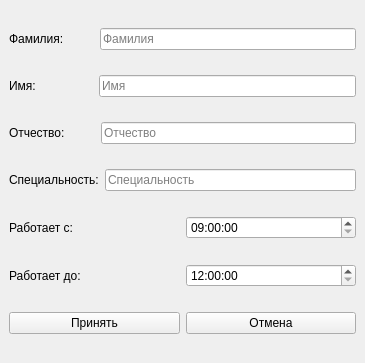
<?xml version="1.0" encoding="UTF-8"?>
<ui version="4.0">
 <class>DocsEditor</class>
 <widget class="QMainWindow" name="DocsEditor">
  <property name="geometry">
   <rect>
    <x>0</x>
    <y>0</y>
    <width>365</width>
    <height>363</height>
   </rect>
  </property>
  <property name="windowTitle">
   <string>Врач</string>
  </property>
  <widget class="QWidget" name="centralwidget">
   <layout class="QVBoxLayout" name="verticalLayout">
    <item>
     <layout class="QHBoxLayout" name="horizontalLayout">
      <item>
       <widget class="QLabel" name="label">
        <property name="text">
         <string>Фамилия:         </string>
        </property>
       </widget>
      </item>
      <item>
       <widget class="QLineEdit" name="surname">
        <property name="placeholderText">
         <string>Фамилия</string>
        </property>
       </widget>
      </item>
     </layout>
    </item>
    <item>
     <layout class="QHBoxLayout" name="horizontalLayout_2">
      <item>
       <widget class="QLabel" name="label_2">
        <property name="text">
         <string>Имя:                 </string>
        </property>
       </widget>
      </item>
      <item>
       <widget class="QLineEdit" name="name">
        <property name="placeholderText">
         <string>Имя</string>
        </property>
       </widget>
      </item>
     </layout>
    </item>
    <item>
     <layout class="QHBoxLayout" name="horizontalLayout_3">
      <item>
       <widget class="QLabel" name="label_3">
        <property name="text">
         <string>Отчество:         </string>
        </property>
       </widget>
      </item>
      <item>
       <widget class="QLineEdit" name="patronymic">
        <property name="placeholderText">
         <string>Отчество</string>
        </property>
       </widget>
      </item>
     </layout>
    </item>
    <item>
     <layout class="QHBoxLayout" name="horizontalLayout_4">
      <item>
       <widget class="QLabel" name="label_4">
        <property name="text">
         <string>Специальность:</string>
        </property>
       </widget>
      </item>
      <item>
       <widget class="QLineEdit" name="specialty">
        <property name="placeholderText">
         <string>Специальность</string>
        </property>
       </widget>
      </item>
     </layout>
    </item>
    <item>
     <layout class="QHBoxLayout" name="horizontalLayout_5">
      <item>
       <widget class="QLabel" name="label_5">
        <property name="text">
         <string>Работает с:</string>
        </property>
       </widget>
      </item>
      <item>
       <widget class="QTimeEdit" name="time_from">
        <property name="dateTime">
         <datetime>
          <hour>9</hour>
          <minute>0</minute>
          <second>0</second>
          <year>2000</year>
          <month>1</month>
          <day>1</day>
         </datetime>
        </property>
        <property name="maximumTime">
         <time>
          <hour>20</hour>
          <minute>0</minute>
          <second>0</second>
         </time>
        </property>
        <property name="minimumTime">
         <time>
          <hour>9</hour>
          <minute>0</minute>
          <second>0</second>
         </time>
        </property>
       </widget>
      </item>
     </layout>
    </item>
    <item>
     <layout class="QHBoxLayout" name="horizontalLayout_6">
      <item>
       <widget class="QLabel" name="label_6">
        <property name="text">
         <string>Работает до:</string>
        </property>
       </widget>
      </item>
      <item>
       <widget class="QTimeEdit" name="time_to">
        <property name="maximumTime">
         <time>
          <hour>20</hour>
          <minute>0</minute>
          <second>0</second>
         </time>
        </property>
        <property name="minimumTime">
         <time>
          <hour>12</hour>
          <minute>0</minute>
          <second>0</second>
         </time>
        </property>
       </widget>
      </item>
     </layout>
    </item>
    <item>
     <layout class="QHBoxLayout" name="horizontalLayout_7">
      <item>
       <widget class="QPushButton" name="btn_accept">
        <property name="text">
         <string>Принять</string>
        </property>
       </widget>
      </item>
      <item>
       <widget class="QPushButton" name="btn_cancle">
        <property name="text">
         <string>Отмена</string>
        </property>
       </widget>
      </item>
     </layout>
    </item>
   </layout>
  </widget>
 </widget>
 <resources/>
 <connections/>
</ui>
